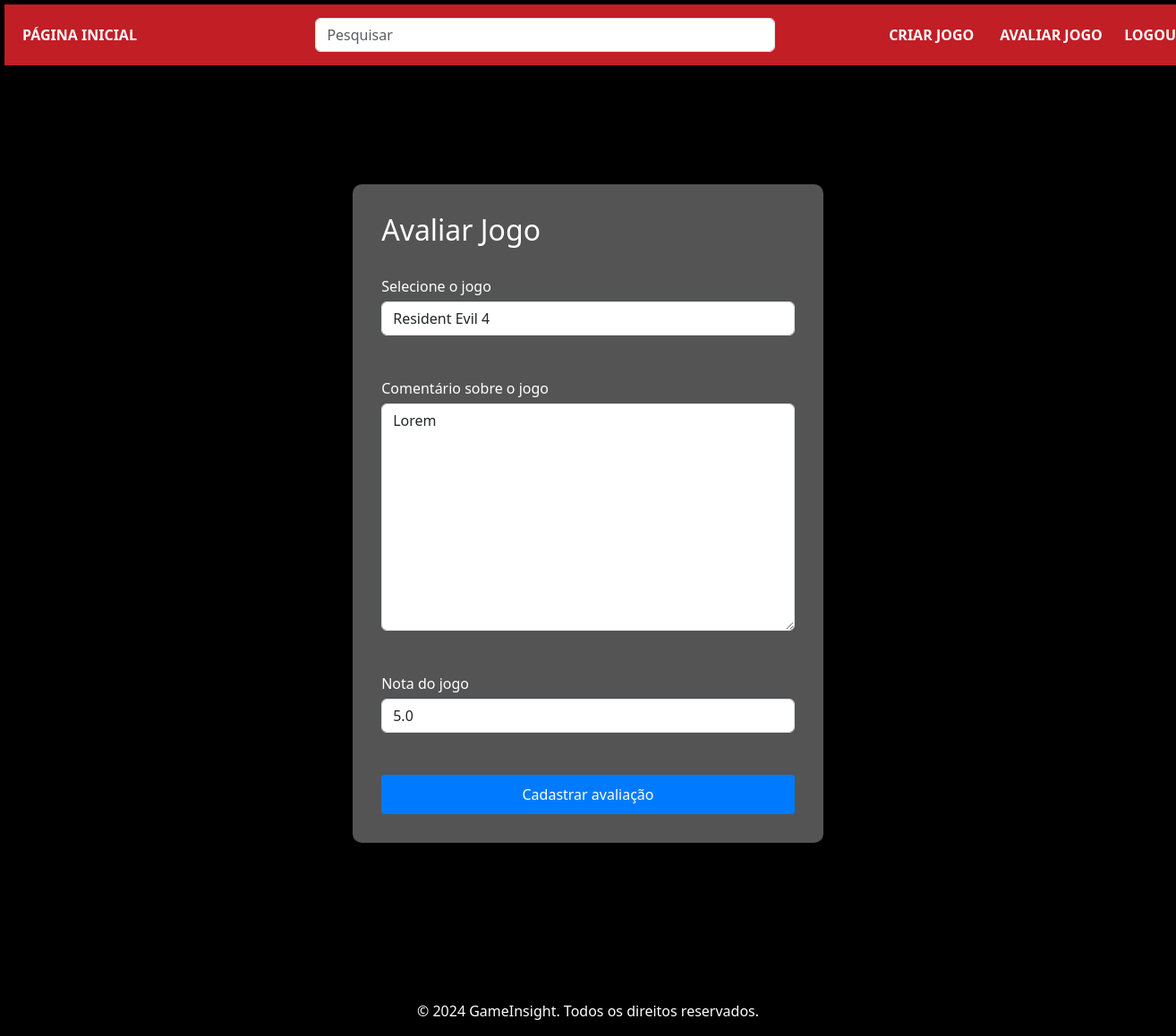
The page /avaliacoes/atualizar/12 (signed in) on the database its author committed.
### gameinsight/models.py (models this page shows, shortened)
class Avaliacao(models.Model):
    jogo = models.ForeignKey(Jogo, on_delete=models.CASCADE, related_name='avaliacoes')
    usuario = models.ForeignKey(Usuario, on_delete=models.CASCADE, null=True, blank=True)
    nota = models.FloatField(validators=[
        MinValueValidator(0.0),
        MaxValueValidator(5.0)
    ])
    comentario = models.TextField()

### gameinsight/views.py (the view)
# urls.py: path('atualizar/<int:id>', views.avaliacao_atualizar, name='avaliacao_atualizar'),
@login_required(login_url='usuarios:login')
def avaliacao_atualizar(request, id):
    avaliacao = Avaliacao.objects.get(id=id)
    if request.method == 'POST':
        form = AvaliacaoForm(request.POST, request.FILES, instance=avaliacao)
        if form.is_valid():
            form.save()
            messages.success(request, 'Avaliação atualizada com sucesso!')
            return redirect('jogos:jogo_detalhes', id=avaliacao.jogo.id)
        print(form.errors)
    else:
        form = AvaliacaoForm(instance=avaliacao)
    contexto = {
        'form': form
    }
    return render(request, 'gameinsight/pages/avaliacao.html', contexto)

### gameinsight/forms.py
class AvaliacaoForm(forms.ModelForm):
    class Meta:
        model = Avaliacao
        fields = ('jogo', 'nota','comentario')
        widgets = {
            'jogo': forms.Select(attrs={'class': 'form-control'}),
            'comentario': forms.Textarea(attrs={'class': 'form-control'}),
            'nota': forms.NumberInput(attrs={'class': 'form-control'}),
        }

### gameinsight/models.py (called while the page is built)
    def __str__(self):
        return self.nome

### gameinsight/templates/gameinsight/pages/avaliacao.html (shortened to what this page needs)
{% extends "gameinsight/base.html" %}
{% block content %}
<div class="main-container">
    <h2 class="login-title">Avaliar Jogo</h2>
    <form class="form-login" method="post">
        <div class="form-group">
            <label for="jogo">Selecione o jogo</label>
            {{ form.jogo }}
        </div>
        <div class="form-group">
            <label for="comentario">Comentário sobre o jogo</label>
            {{ form.comentario }}
        </div>
        <div class="form-group">
            <label for="nota">Nota do jogo</label>
            {{ form.nota }}
        </div>
        <button type="submit" class="btn-create">Cadastrar avaliação</button>
    </form>
</div>
{% endblock %}

### gameinsight/static/css/style.css (style rules this page uses)
* { margin: 0; padding: 0; box-sizing: border-box; }
body { display: flex; width: 100%; flex-direction: column; min-height: 100vh; margin: 0; overflow-x: hidden; background-color: blue; color: #fff; }
.main-container { width: 40%; margin: 8rem auto; background-color: #545454; padding: 2rem; border-radius: 10px; color: #fff; }
.login-title { font-size: 2rem; margin-bottom: 2rem; }
.form-login { display: flex; flex-direction: column; gap: 2rem; justify-content: center; }
.form-group { margin-bottom: 15px; }
.form-group label { display: block; margin-bottom: 5px; }
.btn-create { background-color: #007bff; text-decoration: none; color: white; padding: 10px 15px; border: none; cursor: pointer; font-size: 16px; border-radius: 4px; transition: 300ms ease-in-out; }

### gameinsight/templates/gameinsight/partials/head.html (style rules this page uses)
body { background-color: black; color: #fff; }

### rows shown on the page
Avaliacao: jogo "Resident Evil 4", comentario "Lorem", nota "5.0"
